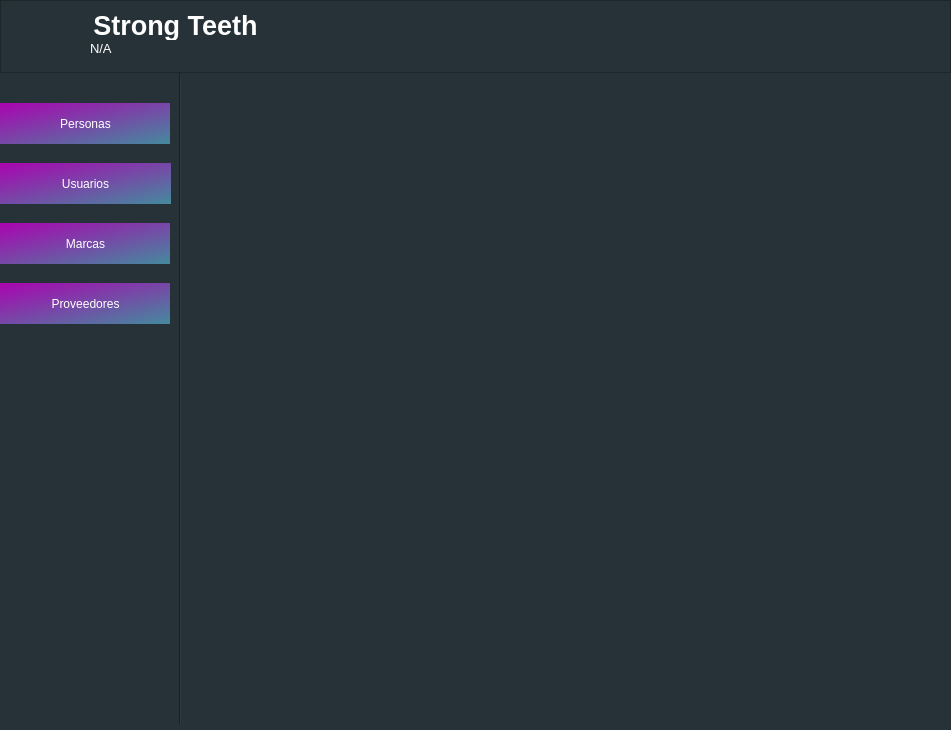
<?xml version="1.0" encoding="UTF-8"?>
<ui version="4.0">
 <class>MainWindow</class>
 <widget class="QMainWindow" name="MainWindow">
  <property name="windowModality">
   <enum>Qt::ApplicationModal</enum>
  </property>
  <property name="geometry">
   <rect>
    <x>0</x>
    <y>0</y>
    <width>951</width>
    <height>730</height>
   </rect>
  </property>
  <property name="sizePolicy">
   <sizepolicy hsizetype="Fixed" vsizetype="Fixed">
    <horstretch>0</horstretch>
    <verstretch>0</verstretch>
   </sizepolicy>
  </property>
  <property name="minimumSize">
   <size>
    <width>951</width>
    <height>730</height>
   </size>
  </property>
  <property name="maximumSize">
   <size>
    <width>951</width>
    <height>730</height>
   </size>
  </property>
  <property name="sizeIncrement">
   <size>
    <width>951</width>
    <height>730</height>
   </size>
  </property>
  <property name="contextMenuPolicy">
   <enum>Qt::NoContextMenu</enum>
  </property>
  <property name="windowTitle">
   <string>Strong Teeth</string>
  </property>
  <property name="layoutDirection">
   <enum>Qt::LeftToRight</enum>
  </property>
  <property name="autoFillBackground">
   <bool>false</bool>
  </property>
  <property name="styleSheet">
   <string notr="true">background-color: #263238;</string>
  </property>
  <property name="animated">
   <bool>false</bool>
  </property>
  <widget class="QWidget" name="frm_root">
   <layout class="QHBoxLayout" name="horizontalLayout">
    <property name="spacing">
     <number>0</number>
    </property>
    <property name="leftMargin">
     <number>0</number>
    </property>
    <property name="topMargin">
     <number>0</number>
    </property>
    <property name="rightMargin">
     <number>0</number>
    </property>
    <property name="bottomMargin">
     <number>0</number>
    </property>
    <item>
     <widget class="QFrame" name="frm_container">
      <property name="minimumSize">
       <size>
        <width>951</width>
        <height>730</height>
       </size>
      </property>
      <property name="frameShape">
       <enum>QFrame::NoFrame</enum>
      </property>
      <property name="frameShadow">
       <enum>QFrame::Plain</enum>
      </property>
      <property name="lineWidth">
       <number>0</number>
      </property>
      <layout class="QVBoxLayout" stretch="1,9">
       <property name="spacing">
        <number>0</number>
       </property>
       <property name="sizeConstraint">
        <enum>QLayout::SetDefaultConstraint</enum>
       </property>
       <property name="leftMargin">
        <number>0</number>
       </property>
       <property name="topMargin">
        <number>0</number>
       </property>
       <property name="rightMargin">
        <number>0</number>
       </property>
       <property name="bottomMargin">
        <number>0</number>
       </property>
       <item>
        <widget class="QFrame" name="frm_header">
         <property name="frameShape">
          <enum>QFrame::StyledPanel</enum>
         </property>
         <property name="frameShadow">
          <enum>QFrame::Raised</enum>
         </property>
         <property name="lineWidth">
          <number>0</number>
         </property>
         <widget class="QLabel" name="label">
          <property name="geometry">
           <rect>
            <x>80</x>
            <y>10</y>
            <width>191</width>
            <height>31</height>
           </rect>
          </property>
          <property name="font">
           <font>
            <pointsize>20</pointsize>
            <weight>75</weight>
            <bold>true</bold>
           </font>
          </property>
          <property name="layoutDirection">
           <enum>Qt::LeftToRight</enum>
          </property>
          <property name="styleSheet">
           <string notr="true">color: white;</string>
          </property>
          <property name="lineWidth">
           <number>1</number>
          </property>
          <property name="text">
           <string>Strong Teeth</string>
          </property>
          <property name="alignment">
           <set>Qt::AlignCenter</set>
          </property>
         </widget>
         <widget class="QLabel" name="label_2">
          <property name="geometry">
           <rect>
            <x>20</x>
            <y>10</y>
            <width>51</width>
            <height>51</height>
           </rect>
          </property>
          <property name="text">
           <string/>
          </property>
          <property name="pixmap">
           <pixmap>../assets/images/logo.png</pixmap>
          </property>
          <property name="scaledContents">
           <bool>true</bool>
          </property>
          <property name="alignment">
           <set>Qt::AlignCenter</set>
          </property>
         </widget>
         <widget class="QLabel" name="lbl_username">
          <property name="geometry">
           <rect>
            <x>90</x>
            <y>40</y>
            <width>241</width>
            <height>17</height>
           </rect>
          </property>
          <property name="font">
           <font>
            <pointsize>10</pointsize>
           </font>
          </property>
          <property name="styleSheet">
           <string notr="true">color: rgb(255, 255, 255);</string>
          </property>
          <property name="text">
           <string>N/A</string>
          </property>
         </widget>
         <widget class="QPushButton" name="btn_logout">
          <property name="geometry">
           <rect>
            <x>900</x>
            <y>20</y>
            <width>41</width>
            <height>31</height>
           </rect>
          </property>
          <property name="cursor">
           <cursorShape>PointingHandCursor</cursorShape>
          </property>
          <property name="text">
           <string/>
          </property>
          <property name="icon">
           <iconset>
            <normaloff>../assets/images/logout.png</normaloff>../assets/images/logout.png</iconset>
          </property>
          <property name="iconSize">
           <size>
            <width>30</width>
            <height>30</height>
           </size>
          </property>
          <property name="flat">
           <bool>true</bool>
          </property>
         </widget>
        </widget>
       </item>
       <item>
        <widget class="QFrame" name="frm_body">
         <property name="minimumSize">
          <size>
           <width>0</width>
           <height>100</height>
          </size>
         </property>
         <property name="frameShape">
          <enum>QFrame::NoFrame</enum>
         </property>
         <property name="frameShadow">
          <enum>QFrame::Plain</enum>
         </property>
         <property name="lineWidth">
          <number>0</number>
         </property>
         <layout class="QHBoxLayout" name="horizontalLayout_2" stretch="1,4">
          <property name="spacing">
           <number>0</number>
          </property>
          <property name="leftMargin">
           <number>0</number>
          </property>
          <property name="topMargin">
           <number>0</number>
          </property>
          <property name="rightMargin">
           <number>9</number>
          </property>
          <property name="bottomMargin">
           <number>0</number>
          </property>
          <item>
           <widget class="QFrame" name="frm_barra">
            <property name="minimumSize">
             <size>
              <width>50</width>
              <height>1</height>
             </size>
            </property>
            <property name="styleSheet">
             <string notr="true">QPushButton {
    color:  white;
	border-radius: 0px;
	padding: 10px;
	background-color: qlineargradient(spread:pad, x1:0, y1:0, x2:0.975124, y2:1, stop:0 rgba(170, 4, 176, 255), stop:1 rgba(69, 137, 158, 255));
}</string>
            </property>
            <property name="frameShape">
             <enum>QFrame::NoFrame</enum>
            </property>
            <property name="frameShadow">
             <enum>QFrame::Raised</enum>
            </property>
            <property name="lineWidth">
             <number>1</number>
            </property>
            <widget class="QPushButton" name="btn_marcas">
             <property name="geometry">
              <rect>
               <x>0</x>
               <y>150</y>
               <width>171</width>
               <height>41</height>
              </rect>
             </property>
             <property name="cursor">
              <cursorShape>PointingHandCursor</cursorShape>
             </property>
             <property name="styleSheet">
              <string notr="true"/>
             </property>
             <property name="text">
              <string>Marcas</string>
             </property>
            </widget>
            <widget class="QPushButton" name="btn_proveedores">
             <property name="geometry">
              <rect>
               <x>0</x>
               <y>210</y>
               <width>171</width>
               <height>41</height>
              </rect>
             </property>
             <property name="cursor">
              <cursorShape>PointingHandCursor</cursorShape>
             </property>
             <property name="styleSheet">
              <string notr="true"/>
             </property>
             <property name="text">
              <string>Proveedores</string>
             </property>
            </widget>
            <widget class="QPushButton" name="btn_personas">
             <property name="geometry">
              <rect>
               <x>0</x>
               <y>30</y>
               <width>171</width>
               <height>41</height>
              </rect>
             </property>
             <property name="cursor">
              <cursorShape>PointingHandCursor</cursorShape>
             </property>
             <property name="styleSheet">
              <string notr="true"/>
             </property>
             <property name="text">
              <string>Personas</string>
             </property>
            </widget>
            <widget class="Line" name="line">
             <property name="geometry">
              <rect>
               <x>170</x>
               <y>0</y>
               <width>20</width>
               <height>651</height>
              </rect>
             </property>
             <property name="orientation">
              <enum>Qt::Vertical</enum>
             </property>
            </widget>
            <widget class="QPushButton" name="btn_usuarios">
             <property name="geometry">
              <rect>
               <x>0</x>
               <y>90</y>
               <width>171</width>
               <height>41</height>
              </rect>
             </property>
             <property name="cursor">
              <cursorShape>PointingHandCursor</cursorShape>
             </property>
             <property name="styleSheet">
              <string notr="true"/>
             </property>
             <property name="text">
              <string>Usuarios</string>
             </property>
            </widget>
           </widget>
          </item>
          <item>
           <widget class="QFrame" name="frm_main">
            <property name="maximumSize">
             <size>
              <width>16777215</width>
              <height>16777215</height>
             </size>
            </property>
            <property name="autoFillBackground">
             <bool>false</bool>
            </property>
            <property name="frameShape">
             <enum>QFrame::NoFrame</enum>
            </property>
            <property name="frameShadow">
             <enum>QFrame::Raised</enum>
            </property>
            <property name="lineWidth">
             <number>1</number>
            </property>
            <widget class="QLabel" name="label_3">
             <property name="geometry">
              <rect>
               <x>210</x>
               <y>130</y>
               <width>231</width>
               <height>201</height>
              </rect>
             </property>
             <property name="text">
              <string/>
             </property>
             <property name="pixmap">
              <pixmap>../assets/images/empty.png</pixmap>
             </property>
             <property name="scaledContents">
              <bool>true</bool>
             </property>
            </widget>
           </widget>
          </item>
         </layout>
        </widget>
       </item>
      </layout>
     </widget>
    </item>
   </layout>
  </widget>
 </widget>
 <resources/>
 <connections/>
</ui>
